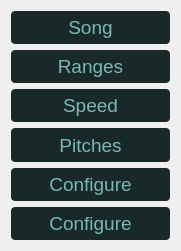
    <widget class="QWidget" name="verticalLayoutWidget_2">
     <property name="geometry">
      <rect>
       <x>0</x>
       <y>80</y>
       <width>181</width>
       <height>251</height>
      </rect>
     </property>
     <layout class="QVBoxLayout" name="config_nav">
      <item>
       <widget class="QPushButton" name="config_nav_song">
        <property name="sizePolicy">
         <sizepolicy hsizetype="Expanding" vsizetype="Expanding">
          <horstretch>0</horstretch>
          <verstretch>0</verstretch>
         </sizepolicy>
        </property>
        <property name="maximumSize">
         <size>
          <width>16777215</width>
          <height>16777215</height>
         </size>
        </property>
        <property name="font">
         <font>
          <pointsize>14</pointsize>
         </font>
        </property>
        <property name="styleSheet">
         <string notr="true">QPushButton {
	border: 2px ;
	border-radius: 4px;
	color: rgb(37, 37, 59);
	padding-left: 4px;
	padding-right: 4px;
	
}

QPushButton:hover {
	color: rgb(137, 137, 206);
	background-color:  rgb(18, 30, 30);
	border: 2px solid rgb(36, 36, 54);
}


QPushButton:checked {
	color: rgb(123, 184, 184);
	border: rgb(85, 170, 255);
	border-radius: 4px;
	background-color: rgb(25, 40, 40);
}
</string>
        </property>
        <property name="text">
         <string>Song</string>
        </property>
        <property name="checkable">
         <bool>true</bool>
        </property>
        <property name="checked">
         <bool>true</bool>
        </property>
       </widget>
      </item>
      <item>
       <widget class="QPushButton" name="nav_configure_5">
        <property name="sizePolicy">
         <sizepolicy hsizetype="Expanding" vsizetype="Expanding">
          <horstretch>0</horstretch>
          <verstretch>0</verstretch>
         </sizepolicy>
        </property>
        <property name="maximumSize">
         <size>
          <width>16777215</width>
          <height>16777215</height>
         </size>
        </property>
        <property name="font">
         <font>
          <pointsize>14</pointsize>
         </font>
        </property>
        <property name="styleSheet">
         <string notr="true">QPushButton {
	border: 2px ;
	border-radius: 4px;
	color: rgb(37, 37, 59);
	padding-left: 4px;
	padding-right: 4px;
	
}

QPushButton:hover {
	color: rgb(137, 137, 206);
	background-color:  rgb(18, 30, 30);
	border: 2px solid rgb(36, 36, 54);
}


QPushButton:checked {
	color: rgb(123, 184, 184);
	border: rgb(85, 170, 255);
	border-radius: 4px;
	background-color: rgb(25, 40, 40);
}
</string>
        </property>
        <property name="text">
         <string>Ranges</string>
        </property>
        <property name="checkable">
         <bool>true</bool>
        </property>
        <property name="checked">
         <bool>true</bool>
        </property>
       </widget>
      </item>
      <item>
       <widget class="QPushButton" name="nav_configure_6">
        <property name="sizePolicy">
         <sizepolicy hsizetype="Expanding" vsizetype="Expanding">
          <horstretch>0</horstretch>
          <verstretch>0</verstretch>
         </sizepolicy>
        </property>
        <property name="maximumSize">
         <size>
          <width>16777215</width>
          <height>16777215</height>
         </size>
        </property>
        <property name="font">
         <font>
          <pointsize>14</pointsize>
         </font>
        </property>
        <property name="styleSheet">
         <string notr="true">QPushButton {
	border: 2px ;
	border-radius: 4px;
	color: rgb(37, 37, 59);
	padding-left: 4px;
	padding-right: 4px;
	
}

QPushButton:hover {
	color: rgb(137, 137, 206);
	background-color:  rgb(18, 30, 30);
	border: 2px solid rgb(36, 36, 54);
}


QPushButton:checked {
	color: rgb(123, 184, 184);
	border: rgb(85, 170, 255);
	border-radius: 4px;
	background-color: rgb(25, 40, 40);
}
</string>
        </property>
        <property name="text">
         <string>Speed</string>
        </property>
        <property name="checkable">
         <bool>true</bool>
        </property>
        <property name="checked">
         <bool>true</bool>
        </property>
       </widget>
      </item>
      <item>
       <widget class="QPushButton" name="nav_configure_7">
        <property name="sizePolicy">
         <sizepolicy hsizetype="Expanding" vsizetype="Expanding">
          <horstretch>0</horstretch>
          <verstretch>0</verstretch>
         </sizepolicy>
        </property>
        <property name="maximumSize">
         <size>
          <width>16777215</width>
          <height>16777215</height>
         </size>
        </property>
        <property name="font">
         <font>
          <pointsize>14</pointsize>
         </font>
        </property>
        <property name="styleSheet">
         <string notr="true">QPushButton {
	border: 2px ;
	border-radius: 4px;
	color: rgb(37, 37, 59);
	padding-left: 4px;
	padding-right: 4px;
	
}

QPushButton:hover {
	color: rgb(137, 137, 206);
	background-color:  rgb(18, 30, 30);
	border: 2px solid rgb(36, 36, 54);
}


QPushButton:checked {
	color: rgb(123, 184, 184);
	border: rgb(85, 170, 255);
	border-radius: 4px;
	background-color: rgb(25, 40, 40);
}
</string>
        </property>
        <property name="text">
         <string>Pitches</string>
        </property>
        <property name="checkable">
         <bool>true</bool>
        </property>
        <property name="checked">
         <bool>true</bool>
        </property>
       </widget>
      </item>
      <item>
       <widget class="QPushButton" name="nav_configure_9">
        <property name="sizePolicy">
         <sizepolicy hsizetype="Expanding" vsizetype="Expanding">
          <horstretch>0</horstretch>
          <verstretch>0</verstretch>
         </sizepolicy>
        </property>
        <property name="maximumSize">
         <size>
          <width>16777215</width>
          <height>16777215</height>
         </size>
        </property>
        <property name="font">
         <font>
          <pointsize>14</pointsize>
         </font>
        </property>
        <property name="styleSheet">
         <string notr="true">QPushButton {
	border: 2px ;
	border-radius: 4px;
	color: rgb(37, 37, 59);
	padding-left: 4px;
	padding-right: 4px;
	
}

QPushButton:hover {
	color: rgb(137, 137, 206);
	background-color:  rgb(18, 30, 30);
	border: 2px solid rgb(36, 36, 54);
}


QPushButton:checked {
	color: rgb(123, 184, 184);
	border: rgb(85, 170, 255);
	border-radius: 4px;
	background-color: rgb(25, 40, 40);
}
</string>
        </property>
        <property name="text">
         <string>Configure</string>
        </property>
        <property name="checkable">
         <bool>true</bool>
        </property>
        <property name="checked">
         <bool>true</bool>
        </property>
       </widget>
      </item>
      <item>
       <widget class="QPushButton" name="nav_configure_8">
        <property name="sizePolicy">
         <sizepolicy hsizetype="Expanding" vsizetype="Expanding">
          <horstretch>0</horstretch>
          <verstretch>0</verstretch>
         </sizepolicy>
        </property>
        <property name="maximumSize">
         <size>
          <width>16777215</width>
          <height>16777215</height>
         </size>
        </property>
        <property name="font">
         <font>
          <pointsize>14</pointsize>
         </font>
        </property>
        <property name="styleSheet">
         <string notr="true">QPushButton {
	border: 2px ;
	border-radius: 4px;
	color: rgb(37, 37, 59);
	padding-left: 4px;
	padding-right: 4px;
	
}

QPushButton:hover {
	color: rgb(137, 137, 206);
	background-color:  rgb(18, 30, 30);
	border: 2px solid rgb(36, 36, 54);
}


QPushButton:checked {
	color: rgb(123, 184, 184);
	border: rgb(85, 170, 255);
	border-radius: 4px;
	background-color: rgb(25, 40, 40);
}
</string>
        </property>
        <property name="text">
         <string>Configure</string>
        </property>
        <property name="checkable">
         <bool>true</bool>
        </property>
        <property name="checked">
         <bool>true</bool>
        </property>
       </widget>
      </item>
     </layout>
    </widget>
